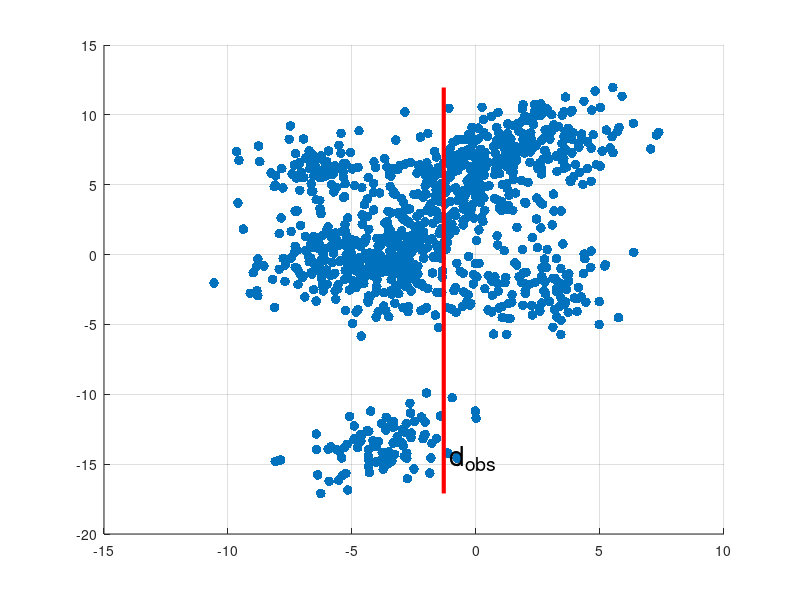

Reproduce this figure in MATLAB. (Note: this script raises an error after producing the figure.)
% NonParametric.m
% Generates illustration and figures for non-parametric density estimation
% in Chapter 7.2.5
% Author: Lewis Li
% Original Date: Nov 22nd 2016


% Generate some fake data for illustration. On purpose i will use a
% Gaussian Mixture model
num_mixtures = 10;
num_dim = 2;
rng(1); % For reproducibility
mu = zeros(num_mixtures,num_dim);
sigma = zeros(num_dim,num_dim,num_mixtures);

% Populate each Gaussian with random mean and covariance
for i = 1:num_mixtures
    mu(i,:) = randn(num_dim,1)*5;
    A = rand(num_dim);
    A = 0.5*(A+A');
    sigma(:,:,i) = A + num_dim*eye(num_dim);
end

% Uniform mixture weights
p = ones(1,num_mixtures)/num_mixtures;

% Create GM object and sample from it
obj = gmdistribution(mu,sigma,p);
Y = random(obj,1000);
h = Y(:,1);
d = Y(:,2);
x_range = [min(d) max(d)];
y_range = [min(h) max(h)];

hold on;
h1 = scatter(d,h,50,'filled');
dobs = -1.3;
plot([dobs dobs],y_range,'r','LineWidth',3)
text(dobs+0.25,y_range(1)*0.85,'d_{obs}','FontSize',20)

grid on;
ax = gca;
FormatPlot(h1,'d','h','','kde_raw.png');
%%
% generate a Gaussian mixture with distant modes
addpath('../common/kde2d');
addpath('../common/export_fig/');
MIN_XY = [min(d) min(h)];
MAX_XY = [max(d) max(h)];
[bandwidth,density,xcoord,ycoord]=kde2d(Y,512,MIN_XY,MAX_XY);

%%
figure
h2=surf(xcoord,ycoord,density,'LineStyle','none'), view([0,90]);
grid on;
hold on;
plot3([dobs dobs],y_range,[1 1],'r','LineWidth',3)
text(dobs+0.25,y_range(1)*0.85,1,'d_{obs}','FontSize',20)
FormatPlot(h2,'d','h','','kde_2d.png');

%%
[c,cindex] = min(abs(xcoord(1,:)-dobs))
conditional = density(:,cindex);
forecast = ycoord(:,cindex);

Area=trapz(forecast,conditional);
figure;
h3=plot(forecast,conditional./Area,'LineWidth',2);
FormatPlot(h3,'h','f(h|d_{obs})','','kde_conditional.png');